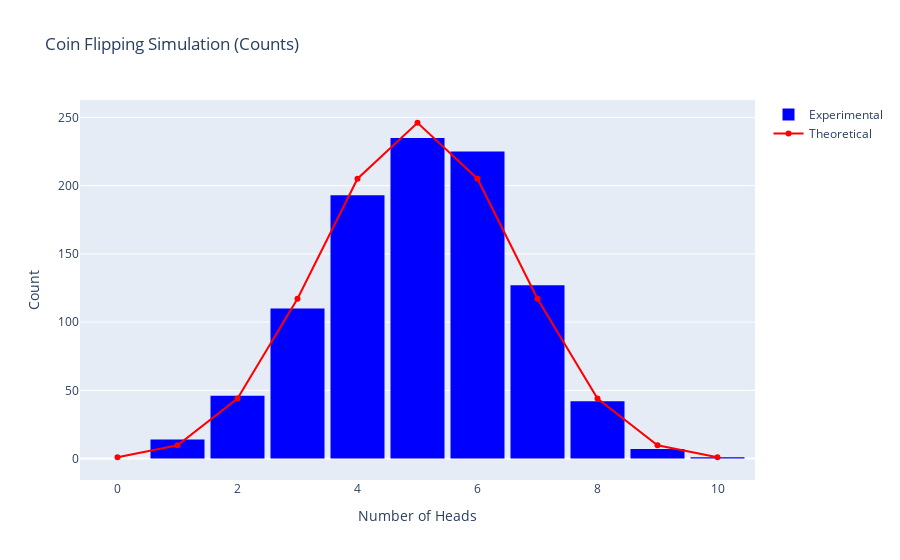

The code cell stored with this chart in its notebook:
### Code cell
# Plotting the results using Plotly for the Coin Flips with theoretical PMF
fig = go.Figure()
fig.add_trace(go.Histogram(
    x=coin_flips,
    nbinsx=11,
    name='Experimental',
    marker_color='blue'
))
fig.add_trace(go.Scatter(
    x=k_values_coin,
    y=theoretical_pmf_coin_count,
    mode='markers+lines',
    name='Theoretical',
    marker_color='red'
))
fig.update_layout(
    title="Coin Flipping Simulation (Counts)",
    xaxis_title="Number of Heads",
    yaxis_title="Count",
    bargap=0.1
)
fig.show()

### Figure 1 — Plotly figure (JSON) as saved in the notebook; plotly's stock layout.template omitted (floating-point values rounded to 4 significant figures; data arrays with more than 128 entries replaced by an {"elided": "..."} marker saying what was removed)
{"data": [{"marker": {"color": "blue"}, "name": "Experimental", "nbinsx": 11, "type": "histogram", "x": {"elided": "1000 int values"}}, {"marker": {"color": "red"}, "mode": "markers+lines", "name": "Theoretical", "type": "scatter", "x": [0, 1, 2, 3, 4, 5, 6, 7, 8, 9, 10], "y": [0.9766, 9.766, 43.95, 117.2, 205.1, 246.1, 205.1, 117.2, 43.95, 9.766, 0.9766]}], "layout": {"bargap": 0.1, "title": {"text": "Coin Flipping Simulation (Counts)"}, "xaxis": {"title": {"text": "Number of Heads"}}, "yaxis": {"title": {"text": "Count"}}}}
